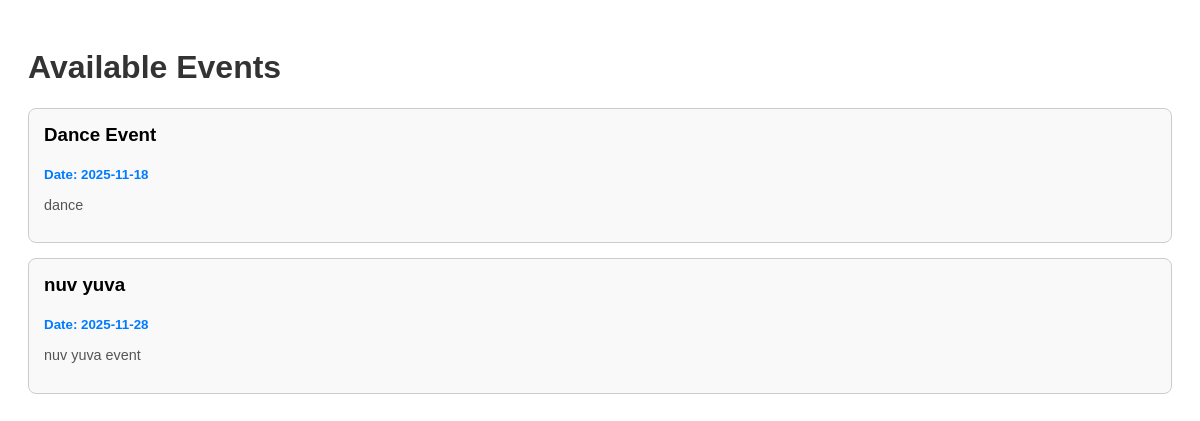
Before: / with the older database file.
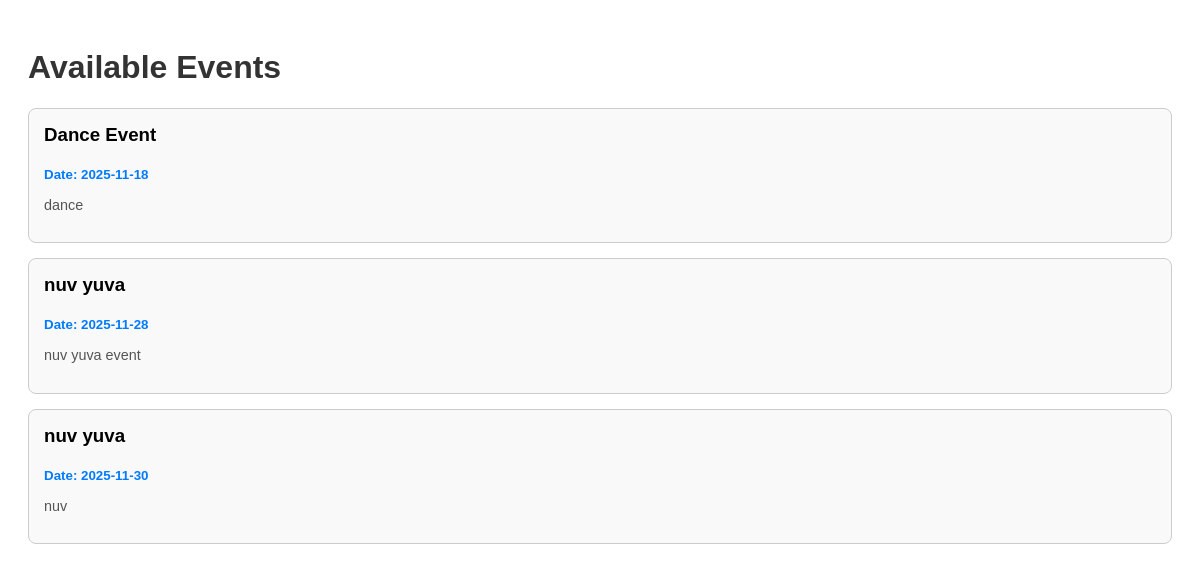
After: the same page with the newer database file.
### app.py (models this page shows)
class Event(db.Model):
    id = db.Column(db.Integer, primary_key=True)
    title = db.Column(db.String(100), nullable=False)
    description = db.Column(db.String(300), nullable=True)
    event_date = db.Column(db.String(20), nullable=False)
    registrations = db.relationship('Registration', backref='event', lazy=True)

### app.py (the view)
    @app.route('/')
    def home():
        all_events = Event.query.all()
        return render_template('student_dashboard.html', events=all_events)

### templates/student_dashboard.html (shortened to what this page needs)
<!DOCTYPE html>
<html lang="en">
<head>
</head>
<body>
    <h1>Available Events</h1>
    <div class="event-list">
        {% if events %}
            {% for event in events %}
                <a class="event-card" href="{{ url_for('event_details', event_id=event.id) }}">
                    <h3>{{ event.title }}</h3>
                    <small>Date: {{ event.event_date }}</small>
                    <p>{{ event.description }}</p>
                </a>
            {% endfor %}
        {% else %}
            <p>No events are scheduled at this time. Please check back later.</p>
        {% endif %}
    </div>
</body>
</html>

Changed rows visible on the page:
added Event: title "nuv yuva", event_date "2025-11-30", description "nuv"
